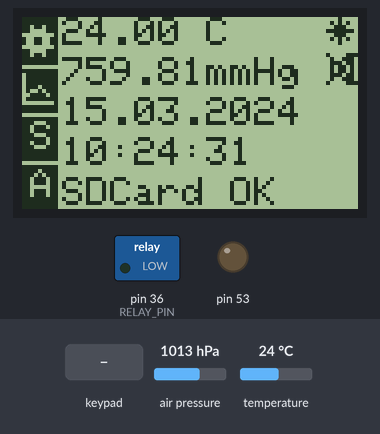
Bench run of a sketch on a simulated Arduino Mega 2560, built with avr-gcc and run on an emulated ATmega2560. On the bench: 84×48 one-colour display, switched loads named in the sketch (green lamp = pin HIGH), output pins drawn as LEDs (lit = HIGH). The inputs (shaded band) are chosen by the test bench; at power-on: air pressure 1013 hPa, temperature 24 °C. The local clock reads 2024-03-15 10:24:30 at power-on unless the sketch sets it; storage starts empty; what the sketch prints to the serial monitor is not drawn.

Above: at 2.3 s.
2.4 s: keypad keys A B C D A pressed 0.4 s apart
At 5.7 s:
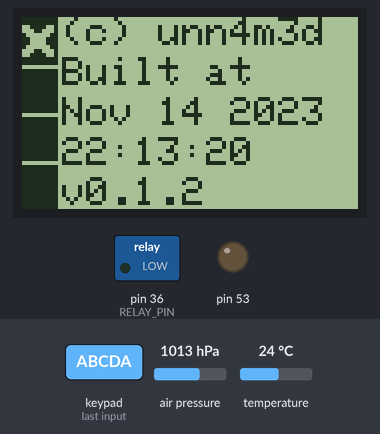
5.9 s: key 'B' pressed
At 7.24 s:
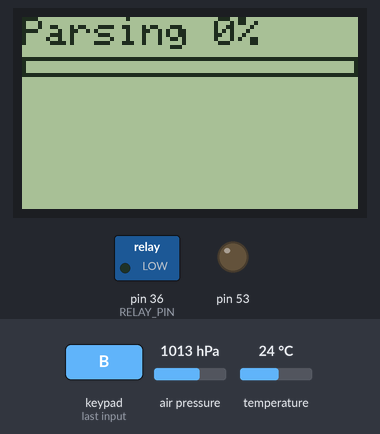
8.8 s: key 'D' pressed
At 10.8 s:
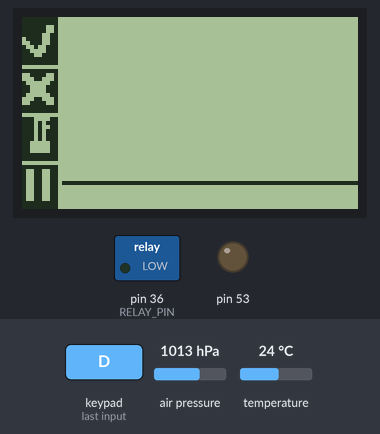
11.8 s: keypad keys A B C D pressed 0.4 s apart
At 13.68 s:
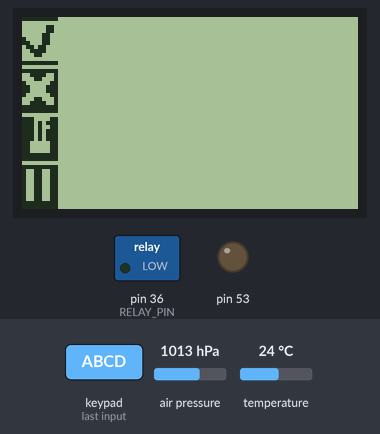
16.4 s: keypad keys A B C D * pressed 0.4 s apart
At 20.6 s:
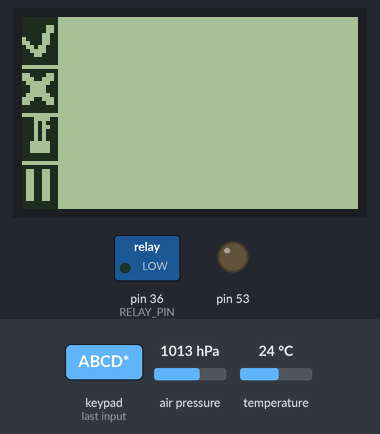
21.0 s: key 'C' pressed
At 22.5 s:
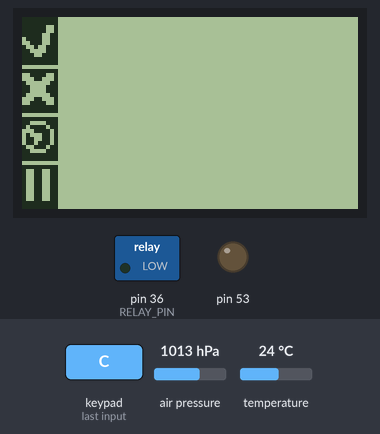
Timing chart, 0 to 23.9 s (numbered marks = the images above; inputs shaded):
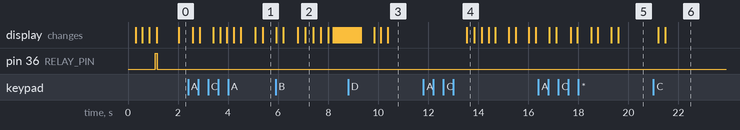

The sketch:

sketch.ino
```cpp
#include <SD.h>
#include <Time.h>
#include <DS1307RTC.h>
#include <Adafruit_BMP085.h>
#include <Wire.h>
#include <Adafruit_GFX.h>
#include <Adafruit_PCD8544.h>
#include <gfxfont.h>
#include <Key.h>
#include <Keypad.h>
#include "config.h"
#include "notes.h"
#include "SButton.h"
#include "settings.h"
#include "timeutils.h"
#include "stringutils.h"
#include "SEditable.h"
#include "bitmaps.h"
#include "SBool.h"
#include "buttons.h"

Adafruit_PCD8544 display = Adafruit_PCD8544(DISP_PINS); // Инициализируем дисплей
Adafruit_BMP085 dps = Adafruit_BMP085(); // Объявляем барометр
float t = 0, p = 0;

char keymap[KEYPAD_ROWS][KEYPAD_COLS]=  // Карта клавиш
{
  {'1','2','3','A'},
  {'4','5','6','B'},
  {'7','8','9','C'},
  {'*','0','#','D'}
};


byte rowPins[KEYPAD_ROWS] = {KEYPAD_R_PINS}; //Строки клавиатуры с 0 по 3
byte colPins[KEYPAD_COLS]= {KEYPAD_C_PINS};  //Колонки с 0 по 3


//initializes an instance of the Keypad class
Keypad myKeypad= Keypad(makeKeymap(keymap), rowPins, colPins, KEYPAD_ROWS, KEYPAD_COLS);


bool keyPressed(char k){
  return myKeypad.isPressed(k);
}

#define CMD_BYTE 0x42
#define RES_BYTE 0x43
#define END_BYTE '\n'
#define NO_CMD ""

void sendResponse(String response)
{
  Serial.write(RES_BYTE);
  Serial.write(response.c_str());
  Serial.write(END_BYTE);
}

String readCommand()
{
  byte c = 0;
  if(Serial.available() <= 0 || (c = Serial.read()) != CMD_BYTE) return NO_CMD;
  return Serial.readStringUntil(END_BYTE);
}

bool sdCardPresent = false;

void setup()
{
  Serial.begin(9600);           // Инициализация последовательного порта для дебаггинга
  sendResponse("Initializing");
  display.begin();              // Инициализация дисплея
  display.setContrast(60);      // Устанавливаем контраст
  display.setTextColor(BLACK);  // Устанавливаем цвет текста
  display.setTextSize(1);       // Устанавливаем размер текста
  display.clearDisplay();       // Очищаем дисплей
  display.drawBitmap(           // Рисуем лого
    LCDWIDTH/2-(logo_width*4),
    LCDHEIGHT/2-(logo_height/2),
    logo,
    logo_width*8,
    logo_height,
    BLACK
  );
  display.setCursor(0,0);
  display.print("I2C Init");
  display.fillRect(0,LCDHEIGHT-10,10,9,BLACK);
  display.display();
  Wire.begin();                 // Инициализация I2C (на ней RTC и барометр)
  delay(250);                  // Ждем инициализации + 900 мс для отображения лого
  display.setCursor(0,0);
  display.fillRect(0,0,LCDWIDTH,8,WHITE);
  display.print("Initializing");
  display.fillRect(0,LCDHEIGHT-10,40,9,BLACK);
  display.display();
  delay(250);
  display.fillRect(0,LCDHEIGHT-10,60,9,BLACK);
  display.setCursor(0,0);
  display.fillRect(0,0,LCDWIDTH,8,WHITE);
  display.print("GY-68 Init");
  display.display();
  delay(250);
  dps.begin();                  // Инициализация барометра и термометра
  loadSettings();
  setSyncProvider(RTC.get);     // Устанавливаем RTC как источник времени
  display.fillRect(0,LCDHEIGHT-10,80,9,BLACK);
  display.setCursor(0,0);
  display.fillRect(0,0,LCDWIDTH,8,WHITE);
  display.print("SDCard Init");
  display.display();
  delay(250);
  pinMode(53,OUTPUT);
  digitalWrite(RELAY_PIN,HIGH);
  pinMode(RELAY_PIN,OUTPUT);

  if(sdCardPresent = SD.begin(46))
    sendResponse("SDCard initialized");
  else
    sendResponse("SDCard failed to initialize");
  display.fillRect(0,LCDHEIGHT-10,84,9,BLACK);
  display.display();
}

char menuButtons[] = {'A','B','C','D'}; // Кнопки меню

void drawMenu(SButton** buttons, byte count)
{


  if(count > 4) count = 4;
  display.fillRect(0,0,9,LCDHEIGHT,BLACK);

  for(int i = 0; i < count; i++)
  {

    if(keyPressed(menuButtons[i]))
    {
      buttons[i]->setFg(BLACK);
      buttons[i]->setBg(WHITE);
    }
    else
    {
      buttons[i]->setFg(WHITE);
      buttons[i]->setBg(BLACK);
    }
    buttons[i]->draw(&display,0,LCDHEIGHT/4*i + 1, 9, LCDHEIGHT/4 - 2);
  }

  display.drawFastHLine(0,LCDHEIGHT/4,9,WHITE);
  display.drawFastHLine(0,LCDHEIGHT*2/4,9,WHITE);
  display.drawFastHLine(0,LCDHEIGHT*3/4,9,WHITE);
}

void setTimeElem(TimeElements *t, byte num, int val)
{
  switch(num)
  {
    case 0:
      t->Day = val;
      break;
    case 1:
      t->Month = val;
      break;
    case 2:
      t->Year = val;
      break;
    case 3:
      t->Hour = val;
      break;
    case 4:
      t->Minute = val;
      break;
    case 5:
      t->Second = val;
      break;
  }
}


enum InfoScreen{Main,Graph,Settings,Stats,About};

InfoScreen currentScreen = Main;

void drawMainScreen()
{
  p = dps.readPressure();
  t = dps.readTemperature();

  SButton* buttons[] = {&s_btn,&gr_btn,&st_btn,&a_btn};
  drawMenu(buttons,4);

  display.setTextColor(BLACK);

  display.setCursor(10,20);
  display.print(padLeft(String(day()),2) + "." + padLeft(String(month()),2)+ "." + padLeft(String(year()),4));

  display.setCursor(10,30);
  display.print(padLeft(String(hour()),2) + ":" + padLeft(String(minute()),2) + ":" + padLeft(String(second()),2));

  display.setTextColor(BLACK);

  display.setCursor(10, 0);
  display.print(String(t) + " C");

  display.setCursor(10,10);
  if(settings.pressureFormat)
    display.print(String(long(p)*760.0/101325.0) + "mmHg");
  else
    display.print(String(long(p)) + " Pa");

  display.setCursor(10,40);
  display.print("SDCard ");
  display.print(sdCardPresent ? "OK" : "FAIL");

  NIGHT
  {
    moon_icon.draw(&display, WHITE, BLACK, LCDWIDTH-8, 0, 8 , 8);
  }

  DAY
  {
    sun_icon.draw(&display, WHITE, BLACK, LCDWIDTH-8, 0, 8 , 8);
  }

  SOUND
  {
    sn_icon.draw(&display, WHITE, BLACK, LCDWIDTH-8,9,8,8);
  }
  else
  {
    ns_icon.draw(&display, WHITE, BLACK, LCDWIDTH-8,9,8,8);
  }

  if(keyPressed('A'))
  {
    currentScreen = Settings;
  }
  else if(keyPressed('B'))
  {
    currentScreen = Graph;
  }
  else if(keyPressed('C'))
  {

  }
  else if(keyPressed('D'))
  {
    currentScreen = About;
  }
  display.display();
}

bool graphLoaded = false, graphError = true;
byte graph[2][LCDWIDTH-10];
float graphMin[2],graphMax[2];

template<typename T, int N> void pushToSR(T arr[N], T value)
{
  for(int i = 0; i < N; i++)
  {
    if(i == N-1)
    {
      arr[i] = value;
    }
    else
    {
      arr[i] = arr[i+1];
    }
  }
}

void progress(int percentage, String label)
{
  display.clearDisplay();
  display.setCursor(0,0);
  display.print(label + " ");
  display.print(percentage);
  display.print("%");
  display.drawRect(0,10,LCDWIDTH,5,BLACK);
  display.fillRect(0,11,LCDWIDTH*percentage/100, 3, BLACK);
  display.display();
}

void pushToRTGraph(int selector, float value)
{
  sendResponse(String("Pushing ") + value + " to " + selector);
  if(value > graphMax[selector])
  {
    sendResponse("Value is higher than max");
    for(int i = 1; i < LCDWIDTH-10; i++)
    {
      graph[selector][i] = (byte)(graph[selector][i]/((value-graphMin[selector])/(graphMax[selector]-graphMin[selector])));
      sendResponse(String("#") + i + " is " + graph[selector][i]);
    }
    graphMax[selector] = value;
  }
  else if(value < graphMin[selector])
  {
    sendResponse("Value is lower than min");
    for(int i = 1; i < LCDWIDTH-10; i++)
    {
      graph[selector][i] = (byte)(graph[selector][i]/((graphMax[selector]-value)/(graphMax[selector]-graphMin[selector])));
      sendResponse(String("#") + i + " is " + graph[selector][i]);
    }
    graphMin[selector] = value;
  }
  pushToSR<byte,LCDWIDTH-10>(graph[selector],(byte)map(value,graphMin[selector],graphMax[selector],GRAPH_LOWER,GRAPH_UPPER));
}

void drawGraph()
{
  if(!graphLoaded)
  {
    display.clearDisplay();
    display.setCursor(0,0);
    display.print("Loading...");
    display.display();

    if(sdCardPresent)
    {
      String lines[LCDWIDTH-10];
      File stats = SD.open("BMPS.CSV",FILE_READ);
      if(stats)
      {
        for(int i = 0; i < LCDWIDTH-10 && stats.available(); i++)
        {
          lines[i] = stats.readStringUntil('\n');
          progress(100*stats.position()/stats.size(),"Reading");
        }
        while(stats.available())
        {
          pushToSR<String,LCDWIDTH-10>(lines,stats.readStringUntil('\n'));
          progress(100*stats.position()/stats.size(),"Reading");
        }
        stats.close();
        float p = 0;
        progress((int)p,"Parsing");
        float gdata[LCDWIDTH-10][2];
        for(int i = 0; i < LCDWIDTH-10; i++)
        {
          if(lines[i] == 0) continue;
          p += 0.3;
          progress((int)p,"Parsing");
          float cp = lines[i].substring(lines[i].lastIndexOf(",")+1).toFloat();
          lines[i] = lines[i].substring(0, lines[i].lastIndexOf(","));
          float ct = lines[i].substring(lines[i].lastIndexOf(",")+1).toFloat();
          gdata[i][0] = cp;
          gdata[i][0] = ct;
        }

        p = 30;
        progress((int)p,"Parsing");

        float pmx=gdata[0][0],pmn=gdata[0][0];
        float tmx=gdata[0][1],tmn=gdata[0][1];

        for(int i = 0; i < LCDWIDTH-10; i++)
        {
          p += 0.5;
          progress((int)p,"Parsing");

          if(gdata[i][0] != 0)
          {
            pmx = max(pmx,gdata[i][0]);
            pmn = min(pmn,gdata[i][0]);
          }

          if(gdata[i][1] != 0)
          {
            tmx = max(tmx,gdata[i][1]);
            tmn = min(tmn,gdata[i][1]);
          }
        }

        for(int i = 0; i < LCDWIDTH-10; i++)
        {
          p += 0.3;
          progress((int)p,"Parsing");
          graph[0][i] = (byte)map((int)gdata[i][0],pmn,pmx,GRAPH_LOWER,GRAPH_UPPER);
          graph[1][i] = (byte)map((int)gdata[i][1],tmn,tmx,GRAPH_LOWER,GRAPH_UPPER);
        }
        graphMin[0] = pmn;
        graphMin[1] = tmn;
        graphMax[0] = tmn;
        graphMax[1] = tmx;

        progress(100,"Parsing");
        delay(250);

        graphLoaded = true;
        graphError = false;

      }
      else
      {
        graphLoaded = true;
        graphError = true;
        digitalWrite(ERR_LED_PIN,HIGH);
        delay(100);
        digitalWrite(ERR_LED_PIN,LOW);
      }
    }
    else
    {
      graphLoaded = true;
      graphError = true;
    }

  }
  else
  {
    if(graphError)
    {
      display.clearDisplay();
      display.setCursor(10,0);
      display.print("ERROR");
      display.setCursor(10,10);
      display.print("No SD Card");
      display.setCursor(10,20);
      display.print("or IO Error");
      SButton* btns[] = {&cn_btn};
      drawMenu(btns,1);
      if(keyPressed('A'))
        currentScreen = Main;
      display.display();
    }
    else
    {
      static byte choice = 0, frame = 0;
      static bool realtime = false;
      frame++;
      frame%=8;
      display.clearDisplay();
      SButton* btns[] = {&ok_btn,&cn_btn,(choice ? &press_btn : &temp_btn),(realtime ? &pause_btn : &play_btn)};
      drawMenu(btns,4);
      for(int i = 1; i < LCDWIDTH-10; i++)
      {
        if(graph[choice][i] == 0)
          break;
        //sendResponse(String(graph[i][0]));
        //sendResponse(String(graph[i][1]));
        display.drawLine(
          i+9,
          min(graph[choice][i-1]-1,LCDHEIGHT-1),
          i+10,
          min(graph[choice][i]-1,LCDHEIGHT-1),
          BLACK
        );
      }
      display.display();
      if(realtime && frame==0)
      {
        pushToRTGraph(0,dps.readPressure());
        pushToRTGraph(1,dps.readTemperature());
      }

      if(keyPressed('A'))
      {
        currentScreen = Main;
      }
      else if(keyPressed('B'))
      {
        currentScreen = Main;
        graphLoaded = false;
      }
      else if(keyPressed('C'))
      {
        choice = (choice ? 0 : 1);
      }
      else if(keyPressed('D'))
      {
        realtime = !realtime;
      }
    }
  }
}

void drawAboutScreen()
{
  SButton* buttons[] = {&cn_btn};
  display.clearDisplay();
  drawMenu(buttons,1);
  display.setCursor(10,0);
  display.print("(c) unn4m3d");
  display.setCursor(10,10);
  display.print("Built at");
  display.setCursor(10,20);
  display.print(__DATE__);
  display.setCursor(10,30);
  display.print(__TIME__);
  display.setCursor(10,40);
  display.print("v");
  display.print(VERSION);
  display.display();
  if(keyPressed('A')){
    currentScreen = Main;
  }
}

char lastKey = NO_KEY;

void drawSettings()
{
  static SEditable<byte,23,2>
    eh_ed = SEditable<byte,23,2>(settings.evening/60),
    mh_ed = SEditable<byte,23,2>(settings.morning/60);

  static SEditable<byte,59,2>
    em_ed = SEditable<byte,59,2>(settings.evening%60),
    mm_ed = SEditable<byte,59,2>(settings.morning%60);

  static SBText mmhg("Hg"),pas("Pa");

  static SBool
    sndchk(!settings.mute,&sn_icon,&ns_icon),
    pfchk(settings.pressureFormat,&mmhg,&pas);

  static signed char edit = 0;

  eh_ed.setActive(edit == 3);
  mh_ed.setActive(edit == 1);
  em_ed.setActive(edit == 4);
  mm_ed.setActive(edit == 2);
  sndchk.setActive(edit == 5);
  pfchk.setActive(edit == 6);

  display.setTextColor(BLACK);
  display.clearDisplay();
  display.setCursor(10,0);
  display.print("N->D");
  display.setCursor(10,10);
  mh_ed.draw(&display);
  display.print(":");
  mm_ed.draw(&display);
  display.setCursor(10,20);
  display.print("D->N");
  display.setCursor(10,30);
  eh_ed.draw(&display);
  display.print(":");
  em_ed.draw(&display);
  display.setCursor(10,40);
  sndchk.draw(&display);
  display.setCursor(25,40);
  pfchk.draw(&display);

  SButton* buttons[] = {&p_btn,&n_btn,&cn_btn,&ok_btn};
  drawMenu(buttons,4);

  display.display();

  if(keyPressed('A'))
  {
    edit--;
    if(edit < 0)
      edit = 6;
  }
  else if(keyPressed('B'))
  {
    edit++;
    edit%=7;
  }
  else if(keyPressed('C'))
  {
    currentScreen = Main;
    eh_ed.setValue(settings.evening/60);
    em_ed.setValue(settings.evening%60);
    mh_ed.setValue(settings.morning/60);
    mm_ed.setValue(settings.morning%60);
    sndchk.setValue(!settings.mute);
    pfchk.setValue(settings.pressureFormat);
  }
  else if(keyPressed('D'))
  {
    setMorning(mh_ed.getValue(),mm_ed.getValue());
    setEvening(eh_ed.getValue(),em_ed.getValue());
    sndchk.getValue() ? unmute() : mute();
    settings.pressureFormat = pfchk.getValue();
    saveSettings();
    currentScreen = Main;
  }
  else
  {
    if(lastKey != NO_KEY && (lastKey != '#' || edit ==5 || edit ==6 ))
    {
      mh_ed.keyPress(lastKey);
      mm_ed.keyPress(lastKey);
      eh_ed.keyPress(lastKey);
      em_ed.keyPress(lastKey);
      sndchk.keyPress(lastKey);
      pfchk.keyPress(lastKey);

      switch(edit)
      {
        case 1:
          if(mh_ed.getValue() > 10)
            edit++;
          break;

        case 2:
          if(mm_ed.getValue() > 10)
            edit++;
          break;

        case 3:
          if(eh_ed.getValue() > 10)
            edit++;
          break;

        case 4:
          if(em_ed.getValue() > 10)
            edit++;
          break;

        case 5:
          edit++;
          break;

        case 6:
          edit = 0;
          break;
      }
    }
  }
}


void loop()
{
  static File stats;
  static String command;
  command = readCommand();
  if(command != NO_CMD)
  {
    time_t timeVal;
    TimeElements te;
    switch(command[0])
    {
      case 'T':
        // TODO : Сделать настройку времени с клавиатуры
        te.Second = command.substring(16, 18).toInt();
        te.Minute = command.substring(13, 15).toInt();
        te.Hour = command.substring(10, 12).toInt();
        te.Day = command.substring(1, 3).toInt();
        te.Month = command.substring(4, 6).toInt();
        te.Year = command.substring(7, 9).toInt(); + 30;
        timeVal = makeTime(te);
        RTC.set(timeVal);
        setTime(timeVal);
        sendResponse("Time is set");
        break;
      case 'C':
        stats = SD.open("BMPS.CSV",FILE_READ);
        if(stats)
        {
          while(stats.available())
          {
            progress(100*stats.position()/stats.size(),"Sending");
            sendResponse(String("SL ")+stats.readStringUntil('\n'));
          }
          stats.close();
        }
        else
        {
          sendResponse("EL IO ERROR");
        }
        break;
      case 'D':
        sendResponse(String("SP ") + dps.readPressure());
        sendResponse(String("ST ") + dps.readTemperature());
        break;
    }
  }

  static byte frame = 0;
  frame++;
  frame%=16;
  if(frame == 0)
  {
    sendResponse("Opening...");
    if(sdCardPresent)
    {
      stats = SD.open("bmps.csv",FILE_WRITE);
      if(stats)
      {
        sendResponse("Writing...");
        digitalWrite(LOAD_LED_PIN,HIGH);
        stats.print(year());
        stats.print(",");
        stats.print(month());
        stats.print(",");
        stats.print(day());
        stats.print(",");
        stats.print(hour());
        stats.print(",");
        stats.print(minute());
        stats.print(",");
        stats.print(second());
        stats.print(",");
        stats.print(dps.readTemperature());
        stats.print(",");
        stats.println(dps.readPressure());
        stats.close();
        digitalWrite(LOAD_LED_PIN,LOW);
      }
      else
      {
        digitalWrite(ERR_LED_PIN,HIGH);
        sendResponse("Failed to open bmps.csv");
        sdCardPresent = false;
        delay(100);
        digitalWrite(ERR_LED_PIN,LOW);
      }
    }
    else
    {
      //digitalWrite(47,HIGH);
      sendResponse("No SDCard");
     // delay(100);
      //digitalWrite(47,LOW);
    }
  }
  lastKey = myKeypad.getKey();
  if(lastKey != NO_KEY)
  {
    SOUND
    {
      note(BUZZER_PIN,NOTE_D4,8);
    }
  }
  display.clearDisplay();
  switch(currentScreen)
  {
    case Main:
      drawMainScreen();
      break;

    case About:
      drawAboutScreen();
      break;

    case Graph:
      drawGraph();
      break;

    case Settings:
      drawSettings();
      break;
  }
  NIGHT
  {
    digitalWrite(RELAY_PIN,HIGH);
  }
  DAY
  {
    digitalWrite(RELAY_PIN,LOW);
  }
  delay(250);
}
```

bitmap.h
```cpp
#ifndef __BITMAP_H
#define __BITMAP_H

typedef unsigned char bitmap_t;

#define BITMAP const PROGMEM static bitmap_t

#endif // __BITMAP_H
```

buttons.h
```cpp
#ifndef __BUTTONS_H
#define __BUTTONS_H

SButton press_btn(&pressure_icon);
SButton temp_btn(&temp_icon);
SButton s_btn(&s_icon);
SButton a_btn(&a_icon);
SButton st_btn(&st_icon);
SButton p_btn(&p_icon);
SButton n_btn(&n_icon);
SButton ok_btn(&ok_icon);
SButton cn_btn(&cn_icon);
SButton gr_btn(&gr_icon);
SButton play_btn(&play_icon);
SButton pause_btn(&pause_icon);

#endif // __BUTTONS_H
```

Source omitted: SBool.h (767 bytes), SButton.h (2186 bytes), SEditable.h (1129 bytes), bitmaps.h (3125 bytes), notes.h (2003 bytes), stringutils.h (209 bytes), timeutils.h (840 bytes), config.h (1099 bytes), settings.h (1242 bytes)

Measured:
- after the input at 8.8 s, the display: first differs from a run without the input after 1.3 s (image 3 shows a later state)
- after the input at 11.8 s, the display: changes after 1.7 s (image 4)
- after the input at 16.4 s, the display: first changes after 0.43 s (image 5 shows a later state)
- after the input at 21.0 s, the display: first changes after 0.19 s (image 6 shows a later state)
